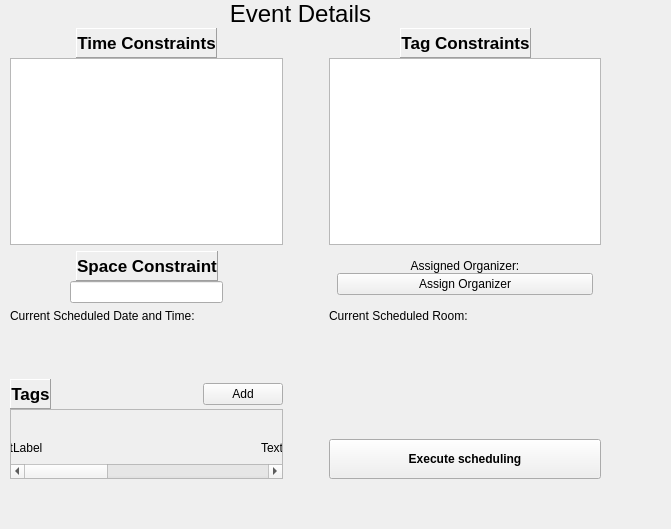
<?xml version="1.0" encoding="UTF-8"?>
<ui version="4.0">
 <class>EventEditWindow</class>
 <widget class="QMainWindow" name="EventEditWindow">
  <property name="geometry">
   <rect>
    <x>0</x>
    <y>0</y>
    <width>671</width>
    <height>529</height>
   </rect>
  </property>
  <property name="windowTitle">
   <string>EventEditWindow</string>
  </property>
  <widget class="QWidget" name="centralwidget">
   <widget class="QWidget" name="verticalLayoutWidget_7">
    <property name="geometry">
     <rect>
      <x>0</x>
      <y>0</y>
      <width>601</width>
      <height>481</height>
     </rect>
    </property>
    <layout class="QVBoxLayout" name="verticalLayout_8">
     <property name="spacing">
      <number>0</number>
     </property>
     <property name="sizeConstraint">
      <enum>QLayout::SetDefaultConstraint</enum>
     </property>
     <item>
      <widget class="QLabel" name="label_details">
       <property name="font">
        <font>
         <pointsize>18</pointsize>
        </font>
       </property>
       <property name="text">
        <string>Event Details</string>
       </property>
       <property name="alignment">
        <set>Qt::AlignCenter</set>
       </property>
      </widget>
     </item>
     <item>
      <widget class="QStackedWidget" name="stackedWidget">
       <property name="sizePolicy">
        <sizepolicy hsizetype="Expanding" vsizetype="Expanding">
         <horstretch>0</horstretch>
         <verstretch>0</verstretch>
        </sizepolicy>
       </property>
       <property name="currentIndex">
        <number>1</number>
       </property>
       <widget class="QWidget" name="OrganizerView">
        <property name="sizePolicy">
         <sizepolicy hsizetype="Expanding" vsizetype="Expanding">
          <horstretch>0</horstretch>
          <verstretch>0</verstretch>
         </sizepolicy>
        </property>
        <widget class="QWidget" name="gridLayoutWidget_2">
         <property name="geometry">
          <rect>
           <x>10</x>
           <y>0</y>
           <width>591</width>
           <height>453</height>
          </rect>
         </property>
         <layout class="QGridLayout" name="gridLayout_3">
          <property name="sizeConstraint">
           <enum>QLayout::SetDefaultConstraint</enum>
          </property>
          <item row="1" column="2">
           <widget class="QPushButton" name="pushButton_7">
            <property name="text">
             <string>Add</string>
            </property>
           </widget>
          </item>
          <item row="0" column="0" colspan="3">
           <layout class="QVBoxLayout" name="verticalLayout_19" stretch="0,0">
            <property name="spacing">
             <number>0</number>
            </property>
            <property name="sizeConstraint">
             <enum>QLayout::SetDefaultConstraint</enum>
            </property>
            <item>
             <layout class="QHBoxLayout" name="horizontalLayout_15">
              <item>
               <spacer name="horizontalSpacer_29">
                <property name="orientation">
                 <enum>Qt::Horizontal</enum>
                </property>
                <property name="sizeHint" stdset="0">
                 <size>
                  <width>40</width>
                  <height>20</height>
                 </size>
                </property>
               </spacer>
              </item>
              <item>
               <widget class="QLabel" name="label_32">
                <property name="sizePolicy">
                 <sizepolicy hsizetype="Minimum" vsizetype="Minimum">
                  <horstretch>0</horstretch>
                  <verstretch>1</verstretch>
                 </sizepolicy>
                </property>
                <property name="minimumSize">
                 <size>
                  <width>0</width>
                  <height>30</height>
                 </size>
                </property>
                <property name="font">
                 <font>
                  <pointsize>13</pointsize>
                  <weight>75</weight>
                  <bold>true</bold>
                  <strikeout>false</strikeout>
                  <stylestrategy>PreferDefault</stylestrategy>
                  <kerning>true</kerning>
                 </font>
                </property>
                <property name="frameShape">
                 <enum>QFrame::Panel</enum>
                </property>
                <property name="frameShadow">
                 <enum>QFrame::Raised</enum>
                </property>
                <property name="lineWidth">
                 <number>1</number>
                </property>
                <property name="midLineWidth">
                 <number>1</number>
                </property>
                <property name="text">
                 <string>Time Constraints</string>
                </property>
                <property name="alignment">
                 <set>Qt::AlignCenter</set>
                </property>
                <property name="margin">
                 <number>6</number>
                </property>
               </widget>
              </item>
              <item>
               <spacer name="horizontalSpacer_30">
                <property name="orientation">
                 <enum>Qt::Horizontal</enum>
                </property>
                <property name="sizeHint" stdset="0">
                 <size>
                  <width>40</width>
                  <height>20</height>
                 </size>
                </property>
               </spacer>
              </item>
             </layout>
            </item>
            <item>
             <widget class="QListView" name="listView_7"/>
            </item>
           </layout>
          </item>
          <item row="1" column="1">
           <spacer name="horizontalSpacer_27">
            <property name="orientation">
             <enum>Qt::Horizontal</enum>
            </property>
            <property name="sizeType">
             <enum>QSizePolicy::MinimumExpanding</enum>
            </property>
            <property name="sizeHint" stdset="0">
             <size>
              <width>150</width>
              <height>20</height>
             </size>
            </property>
           </spacer>
          </item>
          <item row="2" column="2">
           <layout class="QVBoxLayout" name="verticalLayout_15" stretch="0,0,0">
            <property name="spacing">
             <number>0</number>
            </property>
            <property name="sizeConstraint">
             <enum>QLayout::SetDefaultConstraint</enum>
            </property>
            <item>
             <layout class="QHBoxLayout" name="horizontalLayout_11">
              <item>
               <spacer name="horizontalSpacer_21">
                <property name="orientation">
                 <enum>Qt::Horizontal</enum>
                </property>
                <property name="sizeHint" stdset="0">
                 <size>
                  <width>40</width>
                  <height>20</height>
                 </size>
                </property>
               </spacer>
              </item>
              <item>
               <widget class="QLabel" name="label_24">
                <property name="sizePolicy">
                 <sizepolicy hsizetype="Minimum" vsizetype="Minimum">
                  <horstretch>0</horstretch>
                  <verstretch>1</verstretch>
                 </sizepolicy>
                </property>
                <property name="minimumSize">
                 <size>
                  <width>0</width>
                  <height>30</height>
                 </size>
                </property>
                <property name="maximumSize">
                 <size>
                  <width>16777215</width>
                  <height>30</height>
                 </size>
                </property>
                <property name="font">
                 <font>
                  <pointsize>13</pointsize>
                  <weight>75</weight>
                  <bold>true</bold>
                  <strikeout>false</strikeout>
                  <stylestrategy>PreferDefault</stylestrategy>
                  <kerning>true</kerning>
                 </font>
                </property>
                <property name="frameShape">
                 <enum>QFrame::Panel</enum>
                </property>
                <property name="frameShadow">
                 <enum>QFrame::Raised</enum>
                </property>
                <property name="lineWidth">
                 <number>1</number>
                </property>
                <property name="midLineWidth">
                 <number>1</number>
                </property>
                <property name="text">
                 <string>Space Constraint</string>
                </property>
                <property name="alignment">
                 <set>Qt::AlignCenter</set>
                </property>
                <property name="margin">
                 <number>6</number>
                </property>
               </widget>
              </item>
              <item>
               <spacer name="horizontalSpacer_22">
                <property name="orientation">
                 <enum>Qt::Horizontal</enum>
                </property>
                <property name="sizeHint" stdset="0">
                 <size>
                  <width>40</width>
                  <height>20</height>
                 </size>
                </property>
               </spacer>
              </item>
             </layout>
            </item>
            <item>
             <layout class="QHBoxLayout" name="horizontalLayout_12">
              <item>
               <spacer name="horizontalSpacer_23">
                <property name="orientation">
                 <enum>Qt::Horizontal</enum>
                </property>
                <property name="sizeType">
                 <enum>QSizePolicy::Minimum</enum>
                </property>
                <property name="sizeHint" stdset="0">
                 <size>
                  <width>60</width>
                  <height>20</height>
                 </size>
                </property>
               </spacer>
              </item>
              <item>
               <widget class="QLineEdit" name="lineEdit_3"/>
              </item>
              <item>
               <spacer name="horizontalSpacer_24">
                <property name="orientation">
                 <enum>Qt::Horizontal</enum>
                </property>
                <property name="sizeType">
                 <enum>QSizePolicy::Minimum</enum>
                </property>
                <property name="sizeHint" stdset="0">
                 <size>
                  <width>60</width>
                  <height>20</height>
                 </size>
                </property>
               </spacer>
              </item>
             </layout>
            </item>
            <item>
             <widget class="QPushButton" name="pushButton_9">
              <property name="text">
               <string>Update</string>
              </property>
             </widget>
            </item>
           </layout>
          </item>
          <item row="5" column="2">
           <widget class="QLabel" name="label_26">
            <property name="text">
             <string>&lt;Room&gt;</string>
            </property>
           </widget>
          </item>
          <item row="5" column="0">
           <widget class="QLabel" name="label_33">
            <property name="text">
             <string>&lt;Datetime&gt;</string>
            </property>
           </widget>
          </item>
          <item row="4" column="0">
           <widget class="QLabel" name="label_31">
            <property name="text">
             <string>Current Scheduled Date and Time:</string>
            </property>
           </widget>
          </item>
          <item row="4" column="2">
           <widget class="QLabel" name="label_30">
            <property name="text">
             <string>Current Scheduled Room:</string>
            </property>
           </widget>
          </item>
          <item row="2" column="0" colspan="2">
           <layout class="QVBoxLayout" name="verticalLayout_16" stretch="0,0">
            <property name="spacing">
             <number>0</number>
            </property>
            <property name="sizeConstraint">
             <enum>QLayout::SetDefaultConstraint</enum>
            </property>
            <item>
             <layout class="QHBoxLayout" name="horizontalLayout_13">
              <item>
               <spacer name="horizontalSpacer_25">
                <property name="orientation">
                 <enum>Qt::Horizontal</enum>
                </property>
                <property name="sizeHint" stdset="0">
                 <size>
                  <width>40</width>
                  <height>20</height>
                 </size>
                </property>
               </spacer>
              </item>
              <item>
               <widget class="QLabel" name="label_25">
                <property name="sizePolicy">
                 <sizepolicy hsizetype="Minimum" vsizetype="Minimum">
                  <horstretch>0</horstretch>
                  <verstretch>1</verstretch>
                 </sizepolicy>
                </property>
                <property name="minimumSize">
                 <size>
                  <width>0</width>
                  <height>30</height>
                 </size>
                </property>
                <property name="font">
                 <font>
                  <pointsize>13</pointsize>
                  <weight>75</weight>
                  <bold>true</bold>
                  <strikeout>false</strikeout>
                  <stylestrategy>PreferDefault</stylestrategy>
                  <kerning>true</kerning>
                 </font>
                </property>
                <property name="frameShape">
                 <enum>QFrame::Panel</enum>
                </property>
                <property name="frameShadow">
                 <enum>QFrame::Raised</enum>
                </property>
                <property name="lineWidth">
                 <number>1</number>
                </property>
                <property name="midLineWidth">
                 <number>1</number>
                </property>
                <property name="text">
                 <string>Tag Constraints</string>
                </property>
                <property name="alignment">
                 <set>Qt::AlignCenter</set>
                </property>
                <property name="margin">
                 <number>6</number>
                </property>
               </widget>
              </item>
              <item>
               <spacer name="horizontalSpacer_26">
                <property name="orientation">
                 <enum>Qt::Horizontal</enum>
                </property>
                <property name="sizeHint" stdset="0">
                 <size>
                  <width>40</width>
                  <height>20</height>
                 </size>
                </property>
               </spacer>
              </item>
             </layout>
            </item>
            <item>
             <widget class="QListView" name="listView_6"/>
            </item>
           </layout>
          </item>
          <item row="3" column="1">
           <widget class="QPushButton" name="pushButton_8">
            <property name="text">
             <string>Add</string>
            </property>
           </widget>
          </item>
         </layout>
        </widget>
       </widget>
       <widget class="QWidget" name="AdminView">
        <property name="sizePolicy">
         <sizepolicy hsizetype="Expanding" vsizetype="Expanding">
          <horstretch>0</horstretch>
          <verstretch>0</verstretch>
         </sizepolicy>
        </property>
        <widget class="QWidget" name="gridLayoutWidget">
         <property name="geometry">
          <rect>
           <x>10</x>
           <y>0</y>
           <width>591</width>
           <height>451</height>
          </rect>
         </property>
         <layout class="QGridLayout" name="gridLayout">
          <property name="sizeConstraint">
           <enum>QLayout::SetDefaultConstraint</enum>
          </property>
          <item row="1" column="2">
           <layout class="QVBoxLayout" name="verticalLayout_6">
            <property name="spacing">
             <number>0</number>
            </property>
            <property name="leftMargin">
             <number>8</number>
            </property>
            <property name="topMargin">
             <number>8</number>
            </property>
            <property name="rightMargin">
             <number>8</number>
            </property>
            <property name="bottomMargin">
             <number>8</number>
            </property>
            <item>
             <widget class="QLabel" name="label_10">
              <property name="text">
               <string>Assigned Organizer:</string>
              </property>
              <property name="alignment">
               <set>Qt::AlignCenter</set>
              </property>
             </widget>
            </item>
            <item>
             <widget class="QPushButton" name="pushButton_2">
              <property name="text">
               <string>Assign Organizer</string>
              </property>
             </widget>
            </item>
           </layout>
          </item>
          <item row="1" column="0">
           <layout class="QVBoxLayout" name="verticalLayout_4" stretch="0,0">
            <property name="spacing">
             <number>0</number>
            </property>
            <property name="sizeConstraint">
             <enum>QLayout::SetDefaultConstraint</enum>
            </property>
            <item>
             <layout class="QHBoxLayout" name="horizontalLayout_4">
              <item>
               <spacer name="horizontalSpacer_9">
                <property name="orientation">
                 <enum>Qt::Horizontal</enum>
                </property>
                <property name="sizeHint" stdset="0">
                 <size>
                  <width>40</width>
                  <height>20</height>
                 </size>
                </property>
               </spacer>
              </item>
              <item>
               <widget class="QLabel" name="label_5">
                <property name="sizePolicy">
                 <sizepolicy hsizetype="Minimum" vsizetype="Minimum">
                  <horstretch>0</horstretch>
                  <verstretch>1</verstretch>
                 </sizepolicy>
                </property>
                <property name="minimumSize">
                 <size>
                  <width>0</width>
                  <height>30</height>
                 </size>
                </property>
                <property name="font">
                 <font>
                  <pointsize>13</pointsize>
                  <weight>75</weight>
                  <bold>true</bold>
                  <strikeout>false</strikeout>
                  <stylestrategy>PreferDefault</stylestrategy>
                  <kerning>true</kerning>
                 </font>
                </property>
                <property name="frameShape">
                 <enum>QFrame::Panel</enum>
                </property>
                <property name="frameShadow">
                 <enum>QFrame::Raised</enum>
                </property>
                <property name="lineWidth">
                 <number>1</number>
                </property>
                <property name="midLineWidth">
                 <number>1</number>
                </property>
                <property name="text">
                 <string>Space Constraint</string>
                </property>
                <property name="alignment">
                 <set>Qt::AlignCenter</set>
                </property>
                <property name="margin">
                 <number>6</number>
                </property>
               </widget>
              </item>
              <item>
               <spacer name="horizontalSpacer_10">
                <property name="orientation">
                 <enum>Qt::Horizontal</enum>
                </property>
                <property name="sizeHint" stdset="0">
                 <size>
                  <width>40</width>
                  <height>20</height>
                 </size>
                </property>
               </spacer>
              </item>
             </layout>
            </item>
            <item>
             <layout class="QHBoxLayout" name="horizontalLayout_5">
              <item>
               <spacer name="horizontalSpacer_7">
                <property name="orientation">
                 <enum>Qt::Horizontal</enum>
                </property>
                <property name="sizeType">
                 <enum>QSizePolicy::Minimum</enum>
                </property>
                <property name="sizeHint" stdset="0">
                 <size>
                  <width>60</width>
                  <height>20</height>
                 </size>
                </property>
               </spacer>
              </item>
              <item>
               <widget class="QLineEdit" name="lineEdit"/>
              </item>
              <item>
               <spacer name="horizontalSpacer_8">
                <property name="orientation">
                 <enum>Qt::Horizontal</enum>
                </property>
                <property name="sizeType">
                 <enum>QSizePolicy::Minimum</enum>
                </property>
                <property name="sizeHint" stdset="0">
                 <size>
                  <width>60</width>
                  <height>20</height>
                 </size>
                </property>
               </spacer>
              </item>
             </layout>
            </item>
           </layout>
          </item>
          <item row="0" column="2">
           <layout class="QVBoxLayout" name="verticalLayout_3" stretch="0,0">
            <property name="spacing">
             <number>0</number>
            </property>
            <property name="sizeConstraint">
             <enum>QLayout::SetDefaultConstraint</enum>
            </property>
            <item>
             <layout class="QHBoxLayout" name="horizontalLayout_3">
              <item>
               <spacer name="horizontalSpacer_5">
                <property name="orientation">
                 <enum>Qt::Horizontal</enum>
                </property>
                <property name="sizeHint" stdset="0">
                 <size>
                  <width>40</width>
                  <height>20</height>
                 </size>
                </property>
               </spacer>
              </item>
              <item>
               <widget class="QLabel" name="label_3">
                <property name="sizePolicy">
                 <sizepolicy hsizetype="Minimum" vsizetype="Minimum">
                  <horstretch>0</horstretch>
                  <verstretch>1</verstretch>
                 </sizepolicy>
                </property>
                <property name="minimumSize">
                 <size>
                  <width>0</width>
                  <height>30</height>
                 </size>
                </property>
                <property name="font">
                 <font>
                  <pointsize>13</pointsize>
                  <weight>75</weight>
                  <bold>true</bold>
                  <strikeout>false</strikeout>
                  <stylestrategy>PreferDefault</stylestrategy>
                  <kerning>true</kerning>
                 </font>
                </property>
                <property name="frameShape">
                 <enum>QFrame::Panel</enum>
                </property>
                <property name="frameShadow">
                 <enum>QFrame::Raised</enum>
                </property>
                <property name="lineWidth">
                 <number>1</number>
                </property>
                <property name="midLineWidth">
                 <number>1</number>
                </property>
                <property name="text">
                 <string>Tag Constraints</string>
                </property>
                <property name="alignment">
                 <set>Qt::AlignCenter</set>
                </property>
                <property name="margin">
                 <number>6</number>
                </property>
               </widget>
              </item>
              <item>
               <spacer name="horizontalSpacer_6">
                <property name="orientation">
                 <enum>Qt::Horizontal</enum>
                </property>
                <property name="sizeHint" stdset="0">
                 <size>
                  <width>40</width>
                  <height>20</height>
                 </size>
                </property>
               </spacer>
              </item>
             </layout>
            </item>
            <item>
             <widget class="QListView" name="listView_4"/>
            </item>
           </layout>
          </item>
          <item row="3" column="2">
           <widget class="QLabel" name="label_12">
            <property name="text">
             <string>&lt;Room&gt;</string>
            </property>
           </widget>
          </item>
          <item row="4" column="0">
           <layout class="QVBoxLayout" name="verticalLayout_5">
            <property name="spacing">
             <number>0</number>
            </property>
            <item>
             <spacer name="verticalSpacer_2">
              <property name="orientation">
               <enum>Qt::Vertical</enum>
              </property>
              <property name="sizeType">
               <enum>QSizePolicy::Minimum</enum>
              </property>
              <property name="sizeHint" stdset="0">
               <size>
                <width>20</width>
                <height>30</height>
               </size>
              </property>
             </spacer>
            </item>
            <item>
             <layout class="QHBoxLayout" name="horizontalLayout_6">
              <item>
               <widget class="QLabel" name="label_8">
                <property name="sizePolicy">
                 <sizepolicy hsizetype="Minimum" vsizetype="Minimum">
                  <horstretch>0</horstretch>
                  <verstretch>0</verstretch>
                 </sizepolicy>
                </property>
                <property name="minimumSize">
                 <size>
                  <width>0</width>
                  <height>30</height>
                 </size>
                </property>
                <property name="font">
                 <font>
                  <pointsize>13</pointsize>
                  <weight>75</weight>
                  <bold>true</bold>
                  <strikeout>false</strikeout>
                  <stylestrategy>PreferDefault</stylestrategy>
                  <kerning>true</kerning>
                 </font>
                </property>
                <property name="frameShape">
                 <enum>QFrame::Panel</enum>
                </property>
                <property name="frameShadow">
                 <enum>QFrame::Raised</enum>
                </property>
                <property name="lineWidth">
                 <number>1</number>
                </property>
                <property name="midLineWidth">
                 <number>0</number>
                </property>
                <property name="text">
                 <string>Tags</string>
                </property>
                <property name="alignment">
                 <set>Qt::AlignCenter</set>
                </property>
                <property name="margin">
                 <number>6</number>
                </property>
               </widget>
              </item>
              <item>
               <spacer name="horizontalSpacer_11">
                <property name="orientation">
                 <enum>Qt::Horizontal</enum>
                </property>
                <property name="sizeHint" stdset="0">
                 <size>
                  <width>40</width>
                  <height>20</height>
                 </size>
                </property>
               </spacer>
              </item>
              <item>
               <widget class="QPushButton" name="pushButton">
                <property name="text">
                 <string>Add</string>
                </property>
               </widget>
              </item>
             </layout>
            </item>
            <item>
             <widget class="QScrollArea" name="scrollArea">
              <property name="widgetResizable">
               <bool>true</bool>
              </property>
              <widget class="QWidget" name="scrollAreaWidgetContents">
               <property name="geometry">
                <rect>
                 <x>0</x>
                 <y>0</y>
                 <width>800</width>
                 <height>77</height>
                </rect>
               </property>
               <property name="sizePolicy">
                <sizepolicy hsizetype="Minimum" vsizetype="Preferred">
                 <horstretch>0</horstretch>
                 <verstretch>0</verstretch>
                </sizepolicy>
               </property>
               <property name="minimumSize">
                <size>
                 <width>800</width>
                 <height>0</height>
                </size>
               </property>
               <widget class="QLabel" name="label_7">
                <property name="geometry">
                 <rect>
                  <x>-20</x>
                  <y>30</y>
                  <width>58</width>
                  <height>16</height>
                 </rect>
                </property>
                <property name="text">
                 <string>TextLabel</string>
                </property>
               </widget>
               <widget class="QLabel" name="label_9">
                <property name="geometry">
                 <rect>
                  <x>250</x>
                  <y>30</y>
                  <width>58</width>
                  <height>16</height>
                 </rect>
                </property>
                <property name="text">
                 <string>TextLabel</string>
                </property>
               </widget>
              </widget>
             </widget>
            </item>
           </layout>
          </item>
          <item row="2" column="2">
           <widget class="QLabel" name="label_6">
            <property name="text">
             <string>Current Scheduled Room:</string>
            </property>
           </widget>
          </item>
          <item row="2" column="0">
           <widget class="QLabel" name="label_2">
            <property name="text">
             <string>Current Scheduled Date and Time:</string>
            </property>
           </widget>
          </item>
          <item row="4" column="2">
           <layout class="QVBoxLayout" name="verticalLayout_7">
            <property name="spacing">
             <number>-1</number>
            </property>
            <item>
             <spacer name="verticalSpacer">
              <property name="orientation">
               <enum>Qt::Vertical</enum>
              </property>
              <property name="sizeHint" stdset="0">
               <size>
                <width>20</width>
                <height>40</height>
               </size>
              </property>
             </spacer>
            </item>
            <item>
             <widget class="QPushButton" name="pushButton_3">
              <property name="minimumSize">
               <size>
                <width>0</width>
                <height>40</height>
               </size>
              </property>
              <property name="font">
               <font>
                <weight>75</weight>
                <italic>false</italic>
                <bold>true</bold>
               </font>
              </property>
              <property name="text">
               <string>Execute scheduling</string>
              </property>
              <property name="default">
               <bool>false</bool>
              </property>
              <property name="flat">
               <bool>false</bool>
              </property>
             </widget>
            </item>
           </layout>
          </item>
          <item row="0" column="1">
           <spacer name="horizontalSpacer_12">
            <property name="orientation">
             <enum>Qt::Horizontal</enum>
            </property>
            <property name="sizeType">
             <enum>QSizePolicy::Minimum</enum>
            </property>
            <property name="sizeHint" stdset="0">
             <size>
              <width>40</width>
              <height>20</height>
             </size>
            </property>
           </spacer>
          </item>
          <item row="0" column="0">
           <layout class="QVBoxLayout" name="verticalLayout" stretch="0,0">
            <property name="spacing">
             <number>0</number>
            </property>
            <property name="sizeConstraint">
             <enum>QLayout::SetDefaultConstraint</enum>
            </property>
            <item>
             <layout class="QHBoxLayout" name="horizontalLayout">
              <item>
               <spacer name="horizontalSpacer">
                <property name="orientation">
                 <enum>Qt::Horizontal</enum>
                </property>
                <property name="sizeHint" stdset="0">
                 <size>
                  <width>40</width>
                  <height>20</height>
                 </size>
                </property>
               </spacer>
              </item>
              <item>
               <widget class="QLabel" name="label">
                <property name="sizePolicy">
                 <sizepolicy hsizetype="Minimum" vsizetype="Minimum">
                  <horstretch>0</horstretch>
                  <verstretch>1</verstretch>
                 </sizepolicy>
                </property>
                <property name="minimumSize">
                 <size>
                  <width>0</width>
                  <height>30</height>
                 </size>
                </property>
                <property name="font">
                 <font>
                  <pointsize>13</pointsize>
                  <weight>75</weight>
                  <bold>true</bold>
                  <strikeout>false</strikeout>
                  <stylestrategy>PreferDefault</stylestrategy>
                  <kerning>true</kerning>
                 </font>
                </property>
                <property name="frameShape">
                 <enum>QFrame::Panel</enum>
                </property>
                <property name="frameShadow">
                 <enum>QFrame::Raised</enum>
                </property>
                <property name="lineWidth">
                 <number>1</number>
                </property>
                <property name="midLineWidth">
                 <number>1</number>
                </property>
                <property name="text">
                 <string>Time Constraints</string>
                </property>
                <property name="alignment">
                 <set>Qt::AlignCenter</set>
                </property>
                <property name="margin">
                 <number>6</number>
                </property>
               </widget>
              </item>
              <item>
               <spacer name="horizontalSpacer_2">
                <property name="orientation">
                 <enum>Qt::Horizontal</enum>
                </property>
                <property name="sizeHint" stdset="0">
                 <size>
                  <width>40</width>
                  <height>20</height>
                 </size>
                </property>
               </spacer>
              </item>
             </layout>
            </item>
            <item>
             <widget class="QListView" name="listView_2"/>
            </item>
           </layout>
          </item>
          <item row="3" column="0">
           <widget class="QLabel" name="label_11">
            <property name="text">
             <string>&lt;Datetime&gt;</string>
            </property>
           </widget>
          </item>
         </layout>
        </widget>
       </widget>
      </widget>
     </item>
    </layout>
   </widget>
  </widget>
 </widget>
 <resources/>
 <connections/>
</ui>
